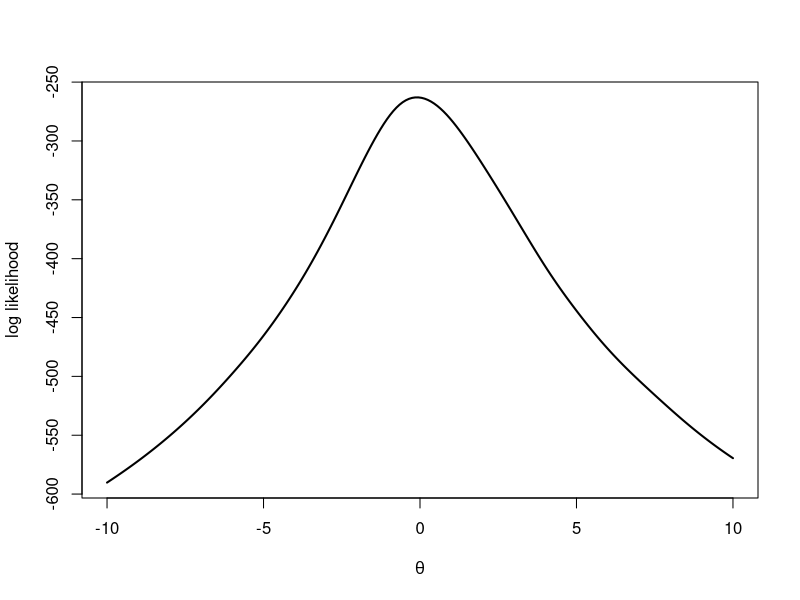
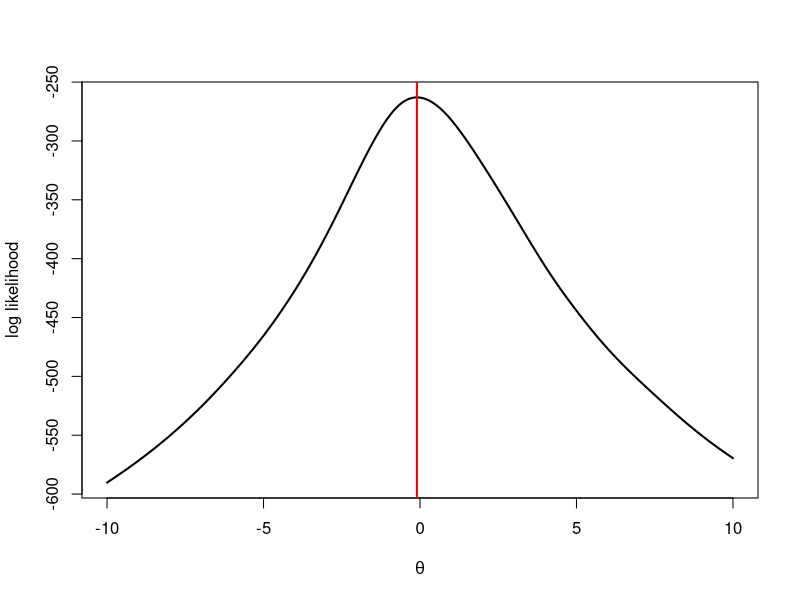

Reproduce these figures in R, in order.
## ---- chunk 1
set.seed(1)
n <- 100 
y <- rcauchy(n, location = 0, scale = 1)
## ---- chunk 2
log_like_cauchy <- function(y, theta){
  sum(dcauchy(y, location = theta, scale = 1, log = TRUE))
}

thetagrid <- seq(-10, 10, len = 200); ntheta <- length(thetagrid)
res <- numeric(ntheta)
for(i in 1:ntheta){
res[i] <- log_like_cauchy(y = y, theta = thetagrid[i]) 
}

plot(thetagrid, res, type = "l", xlab=expression(theta), ylab = "log likelihood", lwd = 2)
## ---- chunk 3
nr.cauchy <- function(y, theta0, eps){
  
theta <- theta0
diff <- 1

while(diff > eps){
theta.old <- theta

lprime <- 2*sum((y-theta)/(1+(y-theta)^2))
l2prime <- 2*sum((((y-theta)^2)-1)/((1+(y-theta)^2)^2))
theta <- theta-lprime/l2prime

diff <- abs(theta-theta.old)
}
list(theta, l2prime)
}
## ---- chunk 4
nr.cauchy(y = y, 1, 0.000001)
## ---- chunk 5
fs.cauchy <- function(y, theta0, eps){
  
theta <- theta0
diff <- 1

while(diff > eps){  
theta.old <- theta

lprime <- 2*sum((y-theta)/(1+(y-theta)^2))
info.fisher <- n/2
theta <- theta+lprime/info.fisher

diff <- abs(theta-theta.old)
}
list(theta)
}
## ---- chunk 6
fs.cauchy(y = y, 15, 0.000001)
fs.cauchy(y = y, 100, 0.000001)

plot(thetagrid, res, type = "l", xlab=expression(theta), ylab = "log likelihood", lwd = 2)
abline(v = -0.09820945, lwd = 2, col = "red")
## ---- chunk 7
require(maxLik)
mle <- maxLik(logLik = log_like_cauchy, y = y, start = c(15))
summary(mle)
## ---- chunk 8
sqrt(1/37.82092)
## ---- chunk 9
mleoptim <- optim(par = c(15), fn = log_like_cauchy, y = y,
                  control = list("fnscale"=-1), hessian = TRUE)
mleoptim

mleoptim_brent <- optim(par = c(15), fn = log_like_cauchy, y = y,
                        method = "Brent", lower = -10, upper = 10,
                        control = list("fnscale"=-1), hessian = TRUE)
mleoptim_brent
## ---- chunk 10
set.seed(1)
n <- 500
y <- rweibull(n, shape = 3, scale = 2)
## ---- chunk 11
log_like_weibull <- function(y, param){
alpha <- param[1]
beta <- param[2]
sum(dweibull(y, shape = alpha, scale = beta, log = TRUE))
}
## ---- chunk 12
mle <- maxLik(logLik = log_like_weibull, y = y, start = c(8,10))
summary(mle)
## ---- chunk 13
weibopt <- optim(par = c(8,10), fn = log_like_weibull, y = y,
                 control = list("fnscale"=-1), hessian = TRUE)
weibopt
sqrt(solve(-weibopt$hessian))
